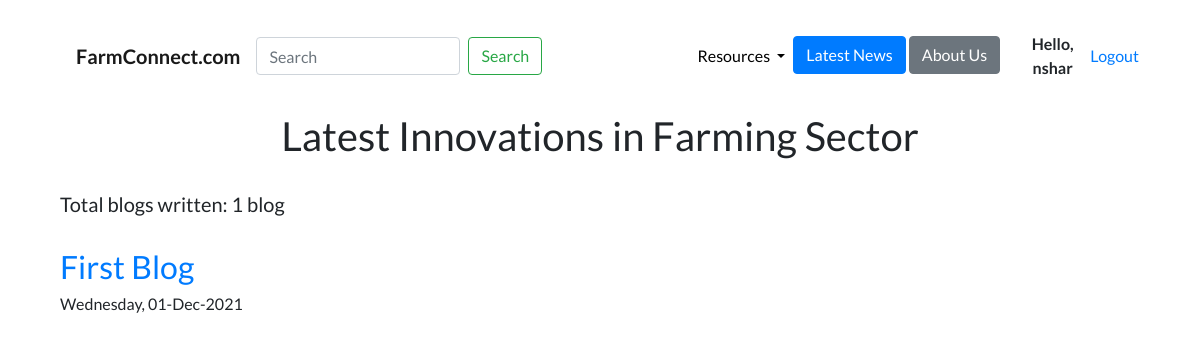
The page /blog/ (signed in) on the database as committed earlier.
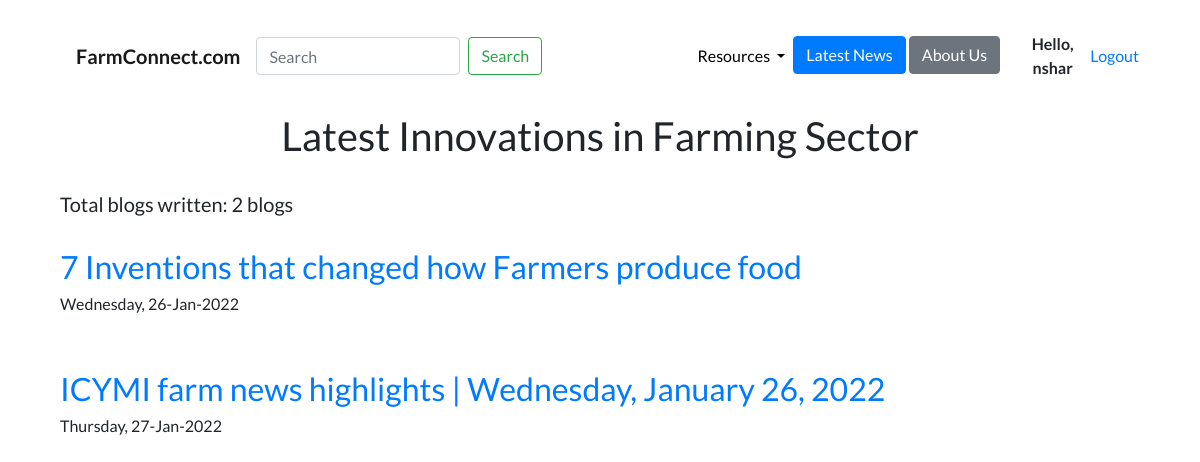
The same page on the database as committed later.
### blog/models.py (models this page shows, shortened)
class Blog(models.Model):
    title = models.CharField(max_length=200)
    description = models.TextField()
    date = models.DateField()

### blog/views.py (the view)
# urls.py: path('',views.all_blogs,name='all_blogs'),
@login_required(login_url='login')
def all_blogs(request):
    blogs = Blog.objects.all()
    return render(request,'blog/all_blogs.html',{'blogs':blogs})

### blog/templates/blog/all_blogs.html
{% extends 'portfolio/base.html' %}
{% block content %}
<br>
<h1>Latest Innovations in Farming Sector</h1><br>
<h5 style="text-align:left;">Total blogs written: {{blogs.count}} blog{{blogs.count|pluralize}}</h5>
<br>
{% for blog in blogs %}
	<a href='{% url 'blog:detail' blog.id  %}'><h2 style="text-align:left;">{{blog.title}}</h2></a>
  <h6 style="text-align:left;">{{blog.date|date:'l, d-M-Y'}}</h6>
  <br><br>
{% endfor %}
{% endblock %}

Rows that differ between the two databases and show on the page:
removed Blog: title "First Blog", date "Wednesday, 01-Dec-2021"
added Blog: title "7 Inventions that changed how Farmers produce food", date "Wednesday, 26-Jan-2022"
added Blog: title "ICYMI farm news highlights | Wednesday, January 26, 2022", date "Thursday, 27-Jan-2022"
Other text that changed with them:
{{ blogs.count }}: "1" → "2"
